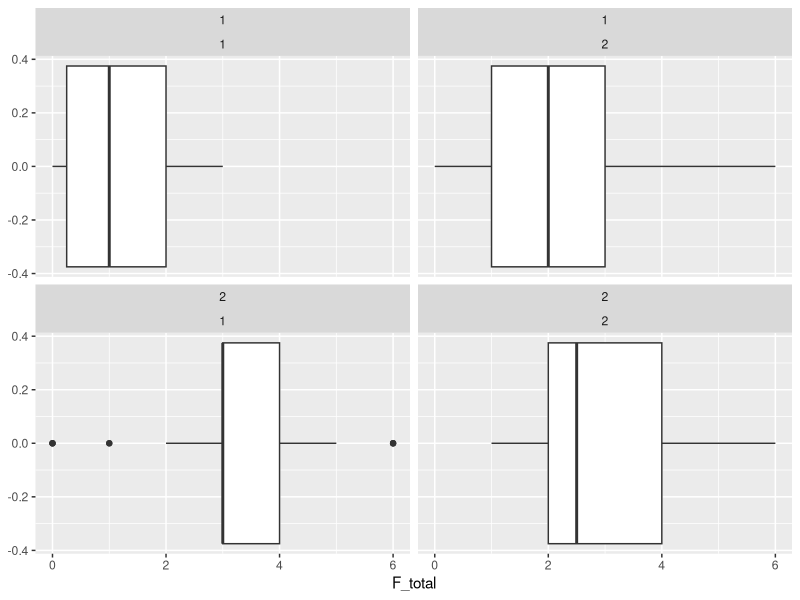
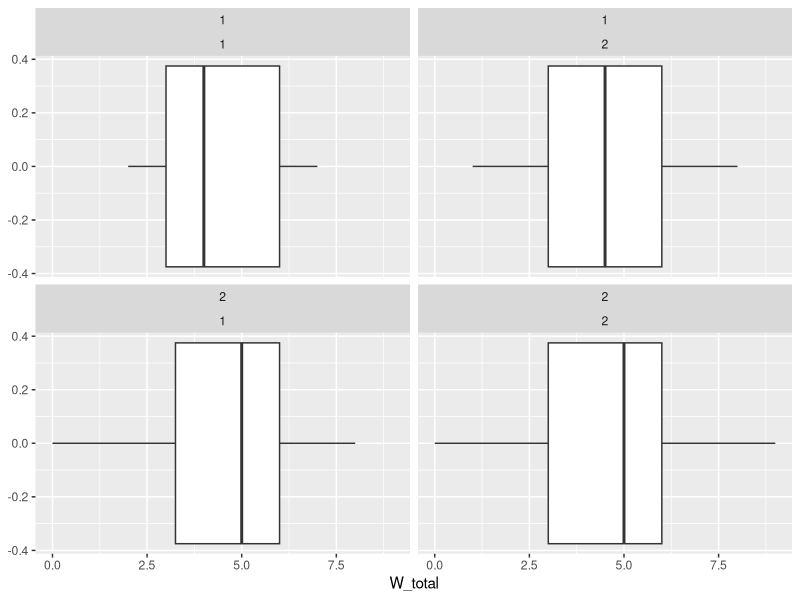
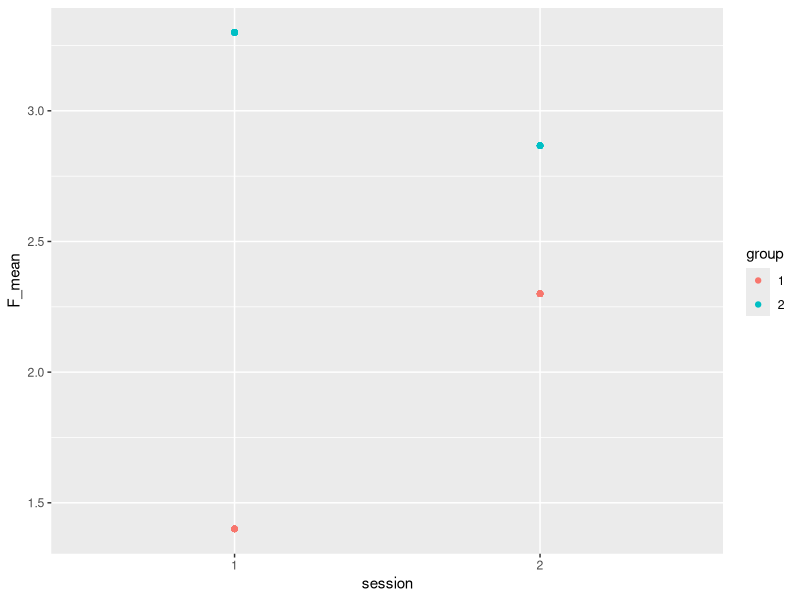
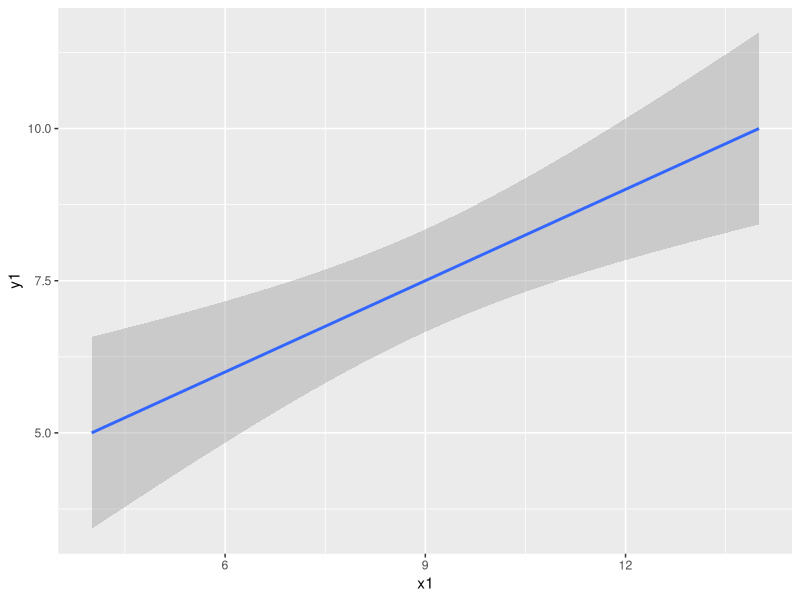
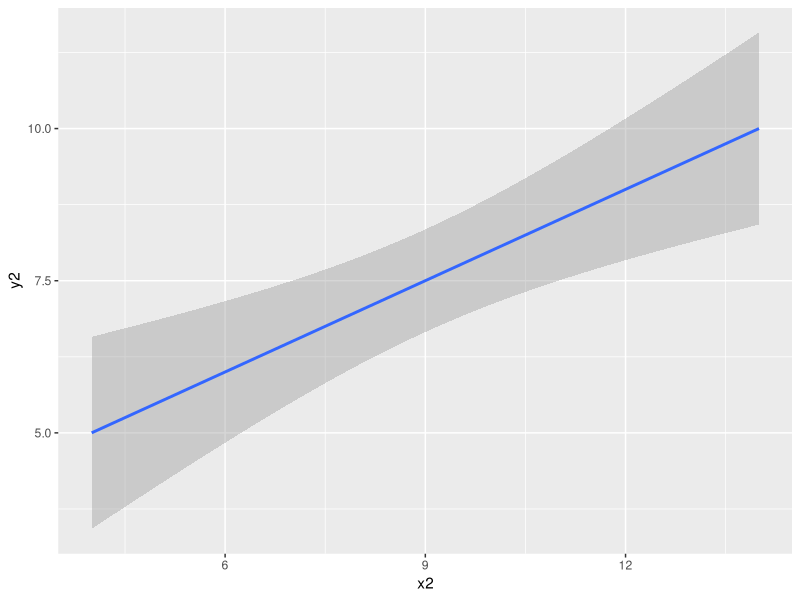
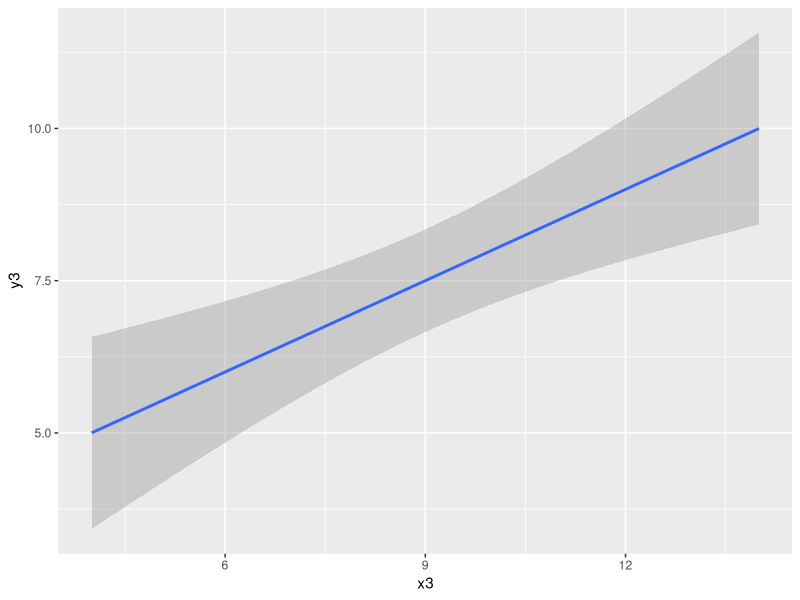
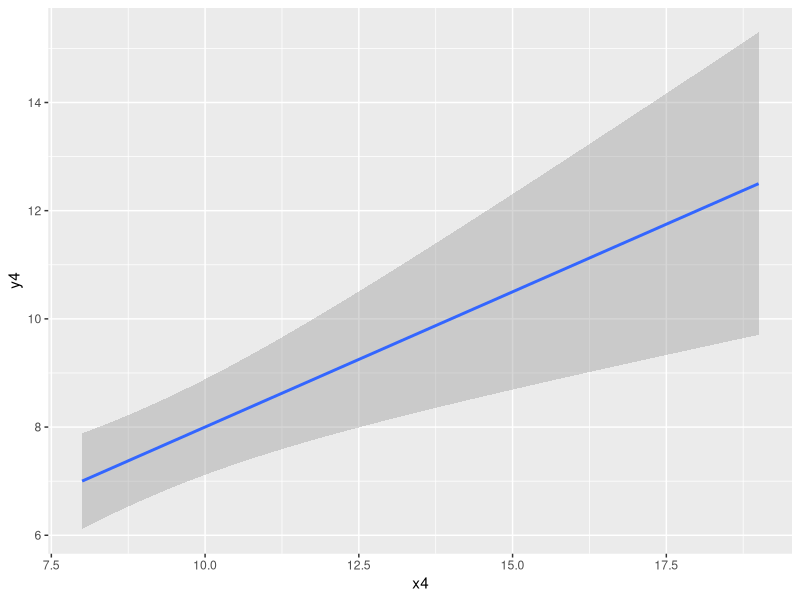

Here is the R script that generated these plots, in order:
## ---- chunk 1
library(tidyverse)
library(broom)

# simulating data
set.seed(1)
df_f <- data.frame(id = rep(1:60, each = 2) %>% as.character,
                 session = rep(2:1, 60),
                 group = rep(1:2, each = 60),
                 F1 = sample.int(4, 120, replace = T) - 1,
                 F2 = sample.int(4, 120, replace = T) - 1,
                 F3 = (sample.int(4, 120, replace = T) - 1)) %>%
  mutate(F3 = F3*(session-1), F2 = F2*(group-1)*(2-session)) %>%
  mutate(group = factor(group))

df_w <- data.frame(id = rep(1:60, each = 2) %>% as.character,
                 session = rep(1:2, 60) %>% factor,
                 group = rep(1:2, each = 60) %>% factor,
                 W1 = sample.int(4, 120, replace = T) - 1,
                 W2 = sample.int(4, 120, replace = T) - 1,
                 W3 = sample.int(4, 120, replace = T) - 1)

str(df_f)
str(df_w)
## ---- chunk 2
df_f <- df_f %>%
  mutate(session=factor(session))
df_fw <- full_join(df_f, df_w, by = c("id", "session", "group"))

## ---- chunk 3

df_fw <- df_fw %>%
  mutate(F_total = rowSums(.[4:6])) %>%
  mutate(W_total = rowSums(.[7:9]))

## ---- chunk 4

df_fw %>%
  ggplot(aes(F_total)) +
  geom_boxplot() +
  facet_wrap(group~session)

df_fw %>%
  ggplot(aes(W_total)) +
  geom_boxplot() +
  facet_wrap(group~session)

## ---- chunk 5
str(df_fw)
F.model <- lm(F_total ~ group + session, data = df_fw)

summary(F.model)

## ---- chunk 6
df_fw <- df_fw %>%
  group_by(group, session) %>%
  mutate(F_mean = mean(F_total)) %>%
  ungroup()

df_fw %>%
  ggplot(aes(session, F_mean, color = group)) +
  geom_point()

# The mean of F_total goes down between sessions for one group, and up for the other. So it seems there is an interaction effect. We can see if it's significant by adding it to the regression model.

F.model.2 <- lm(F_total ~ group + session + group * session, data = df_fw)

summary(F.model.2)


## ---- chunk 7
summary(anscombe)

x1y1 <- lm(data = anscombe, y1 ~ x1)

x1y1

ggplot(data = anscombe, aes(x1, y1)) +
  stat_summary(fun.data=mean_cl_normal) + 
  geom_smooth(method='lm', formula= y~x)

x2y2 <- lm(data = anscombe, y2 ~ x2)

x2y2

ggplot(data = anscombe, aes(x2, y2)) +
  stat_summary(fun.data=mean_cl_normal) + 
  geom_smooth(method='lm', formula= y~x)

x3y3 <- lm(data = anscombe, y3 ~ x3)

x3y3

ggplot(data = anscombe, aes(x3, y3)) +
  stat_summary(fun.data=mean_cl_normal) + 
  geom_smooth(method='lm', formula= y~x)

x4y4 <- lm(data = anscombe, y4 ~ x4)

x4y4

ggplot(data = anscombe, aes(x4, y4)) +
  stat_summary(fun.data=mean_cl_normal) + 
  geom_smooth(method='lm', formula= y~x)


